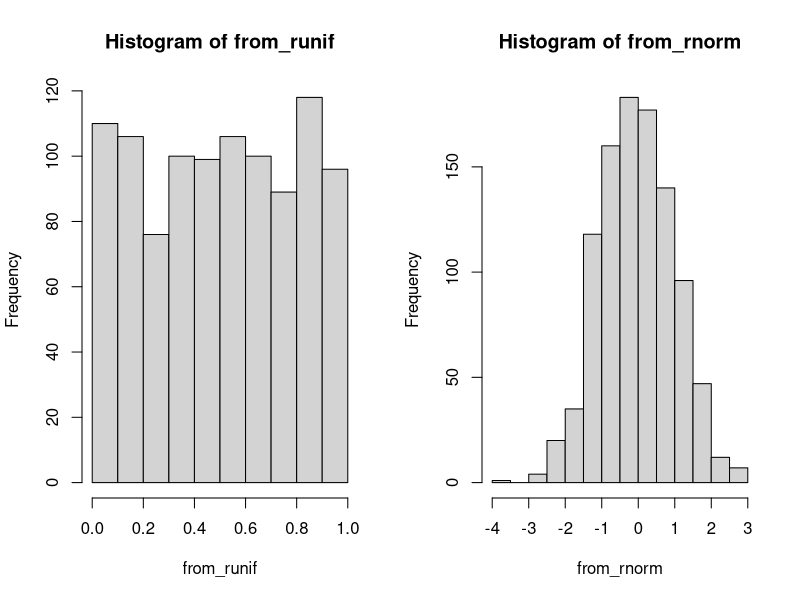
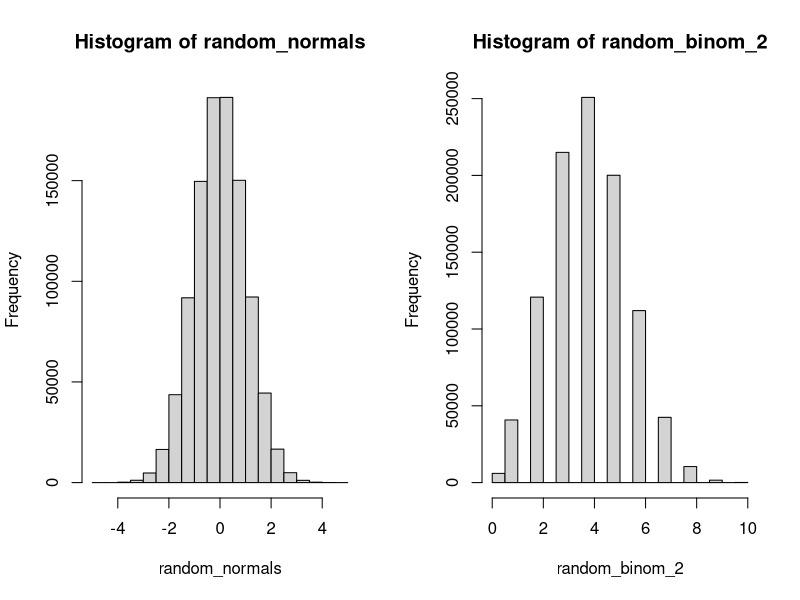

The R script that drew these images, in order:
## ---- chunk 1
library(dplyr)
library(purrr)

set.seed(7242) #set from Random.org
## ---- chunk 2
sample(x = 1:10, size = 5)
## ---- chunk 3
sample(x = 1:10, size = 10, replace = FALSE) ## no number appears more than once
## ---- chunk 4
sample(x = 1:10, size = 10, replace = TRUE) ## any number can appear more than once
## ---- chunk 5
sample(x = 1:10, size = 10, replace = FALSE)
## ---- chunk 6
sample(c("Head", "Tail"), size = 20, prob = c(.5, .5), replace = TRUE)
## ---- chunk 7
sample(c("Head", "Tail"), size = 20, prob = c(0.2, 0.8), replace = TRUE)
## ---- chunk 8
mtcars
## ---- chunk 9
mtcars[sample(1:ncol(mtcars), size=3, replace=F),]
slice_sample(mtcars, n=3)
## ---- chunk 10
mtcars %>% slice_sample(prop=.5)
## ---- chunk 11
mtcars %>% slice_sample(prop=1, replace=T)
## ---- chunk 12
rbinom(n = 100, size = 1, prob = 0.1)
## ---- chunk 13
rbinom(n = 10, size = 100, prob = 0.5)
## ---- chunk 14
runif(n = 5, min=0, max=1)
## ---- chunk 15
rnorm(n=10000, mean=0, sd=2)

## ---- chunk 16
from_runif <- runif(n = 1000)
from_rnorm <- rnorm(n = 1000)

par(mfrow = c(1, 2)) ## base-R parameter for two plots at once
hist(from_runif)
hist(from_rnorm)
## ---- chunk 17

random_normals <- rnorm(n=1000000, mean=0, sd=1)
hist(random_normals)

random_binom_2 <- qbinom(runif(n=1000000), size=10, prob=.4)
hist(random_binom_2)
## ---- chunk 18
set.seed(02138)
runif(n = 10)
## ---- chunk 19
set.seed(02138)
runif(n = 10)
## ---- chunk 20
radvantage <- function(sides=20, k=2){
  return(max(sample.int(sides, k, replace = T)))
}

# Take the mean of 100,000 rolls with "advantage"
set.seed(60639)
mean(map_vec(1:1e5, radvantage))
## ---- chunk 21
birthday <- function(k){
  # For each person, sample a birthday
  bdays <- map_vec(1:k, function(x) sample.int(365, 1))
  # If any birthdays are duplicated, the length of unique(x) will be shorter than the length of x
  return(as.numeric(length(bdays) != length(unique(bdays))))
}

set.seed(60639)
# For a room of 23 people
mean(map_vec(1:1e4, function(x) birthday(23)))

# For a room of 90 people
mean(map_vec(1:1e4, function(x) birthday(60)))
## ---- chunk 22
set.seed(60639)
mean(rcauchy(1e5)) # Average of 100,000 draws from a Cauchy(0, 1)
mean(rcauchy(1e5)) # Another average of 100,000 draws from a Cauchy(0, 1) -- wildly different resutl!
## ---- chunk 23
# This function should take as input some number of decks and generate a shoe of cards in the form of a vector
# HINT: You don't need to store the actual cards, just their values
# HINT 2: Read the documentation for the 'rep' function
gen_deck <- function(){

}
## ---- chunk 24
# This function should take as input some vector that represents a hand of cards and return its value
# HINT: In R, the modulo operator is %%
value_hand <- function(){

}
## ---- chunk 25
# This function should take as input the banker's and the player's hands and return the outcome of the round
determine_winner <- function(){

}
## ---- chunk 26
# This is your main function. It should return (at a minimum) the outcome of the round of play
# HINT: Write out each phase of the round in plain language in the comments. Then try to implement that phase in code.
# HINT 2: You'll likely need to use a lot of conditional statements to implement the drawing rules
play_round <- function(){
 
}
## ---- chunk 27
# This function should take as input a choice and a wager. You can choose to have it wrap `play_round()` or have the call to `play_round()` passed as an argument. Either way, it should return a "payoff" based on the choice the bettor selects and the (random) outcome of the round.
standard_payoff <- function(){
 
}
## ---- chunk 28
set.seed(60639) # Set the seed
# Simulation code here

## ---- chunk 29
set.seed(60640) # Set the seed
# Simulation code here

## ---- chunk 30
set.seed(60641) # Set the seed
# Simulation code here

## ---- chunk 31
set.seed(60642) # Set the seed

